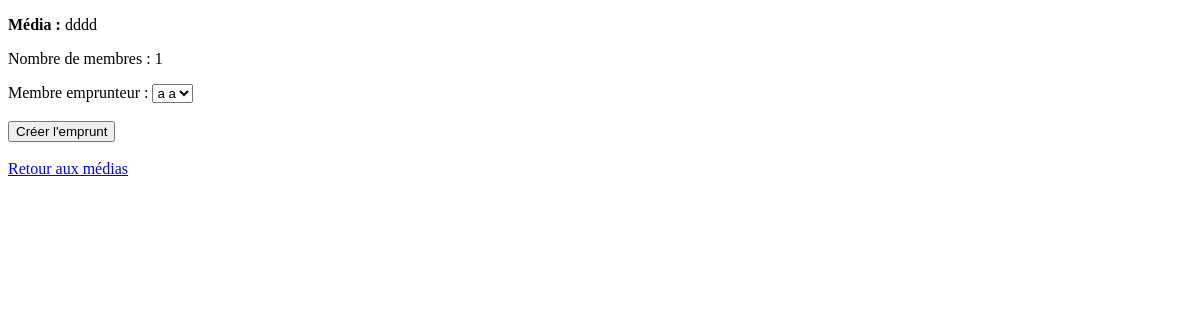
The app's page /bibliothecaire/media/loan/1/, older data.
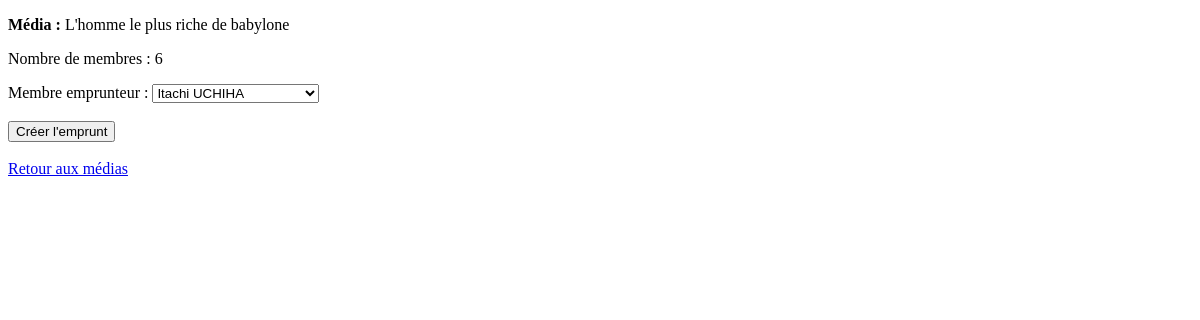
The same page, newer data.
### bibliothecaire/models.py (models this page shows, shortened)
class Media(models.Model):
    TYPES_MEDIA =[
        ('books', 'Livre'),
        ('cds', 'CD'),
        ('dvds', 'DVD'),
        ('game', 'Jeux De Plateau'),
    ]
    title = models.CharField(max_length=200)
    media_type = models.CharField(max_length=50, choices=TYPES_MEDIA)
    available = models.BooleanField(default=True)
    consultation_only = models.BooleanField(default=False)
    author = models.CharField(max_length=100, blank=True, null=True) # Livre
    artist = models.CharField(max_length=100, blank=True, null=True) # Cd
    realisator = models.CharField(max_length=100, blank=True, null=True) # Dvd
    creator = models.CharField(max_length=100, blank=True, null=True) # Jeu de plateau

### bibliothecaire/views.py (the view, shortened to what this page needs)
# urls.py: path("media/loan/<int:media_id>/", views.create_loan, name="create_loan" ),
def create_loan(request, media_id):
    media = get_object_or_404(Media, id=media_id)
    members = Member.objects.all()
    return render(request, "pages/create_loan.html", {"media": media, "members": members})

### bibliothecaire/templates/pages/create_loan.html (shortened to what this page needs)
<!DOCTYPE html>
<html lang="fr">
<head>
</head>
<body>
<p><strong>Média : </strong>{{ media.title }}</p>
<p>Nombre de membres : {{ members|length }}</p>
<form method="post">
    <label for="member_id">Membre emprunteur :</label>
    <select name="member_id" id="member_id" required>
        {% for member in members %}
            <option value="{{ member.id }}">
                {{ member.firstname }} {{ member.lastname }}
            </option>
        {% endfor %}
    </select>
    <br><br>
    <button type="submit">Créer l'emprunt</button>
</form>
<br>
<a href="{% url 'media_list' %}">Retour aux médias</a>
</body>
</html>

Row changes from the older to the newer data that the page shows:
changed Media: title "dddd" → "L'homme le plus riche de babylone"
Text that changed along with them:
{{ members|length }}: "1" → "6"
form field member_id: "a a" → "Itachi UCHIHA"
